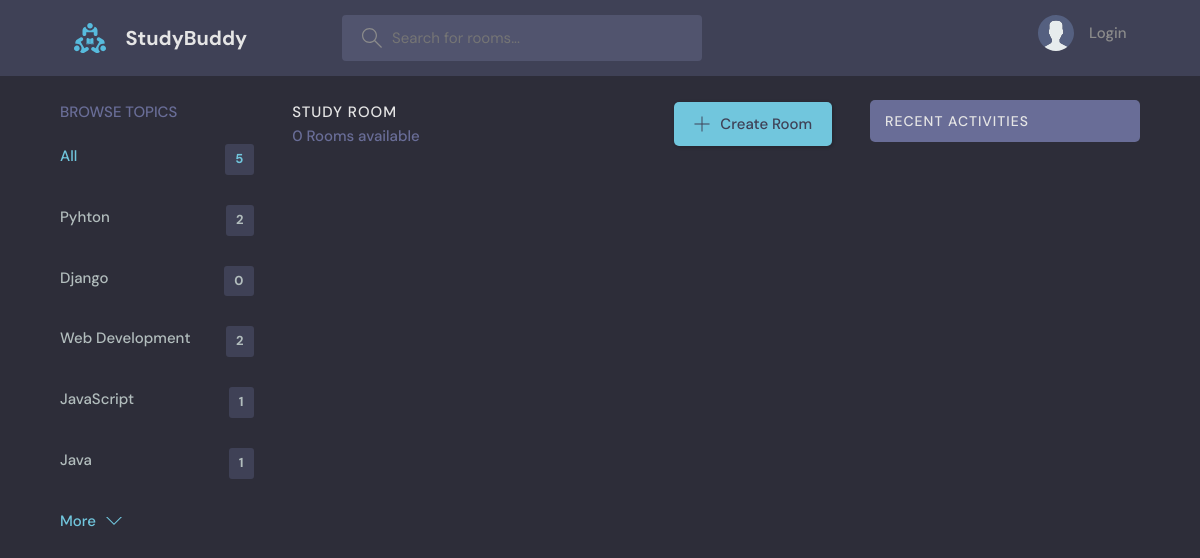
/?q=Python, run on an earlier commit of the app's database.
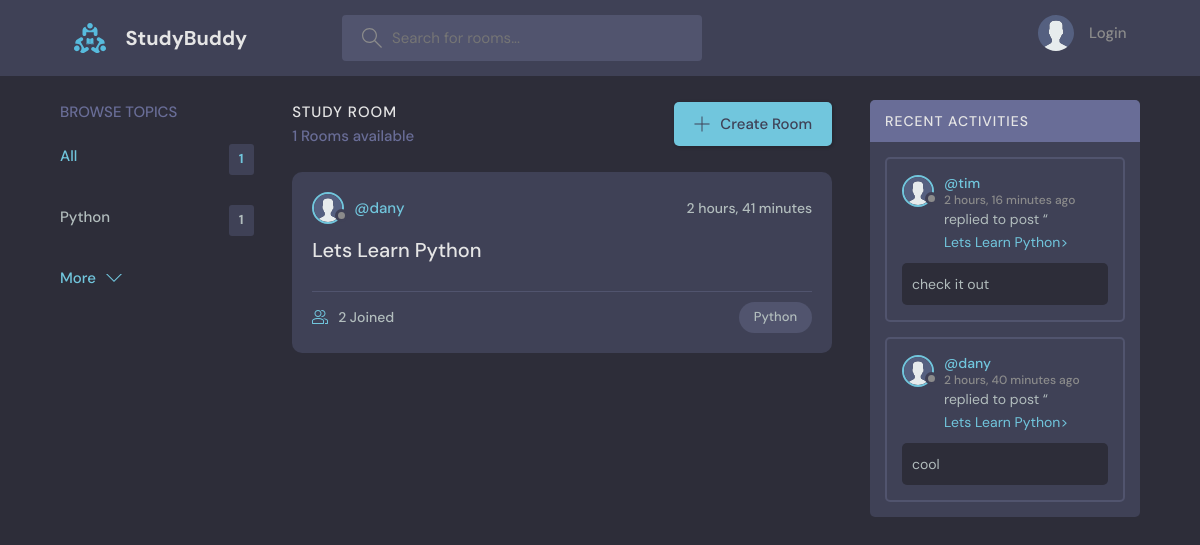
And on a later commit of the database.
### base/models.py (models this page shows, shortened)
class Topic(models.Model):
    name = models.CharField(max_length=200)

class Room(models.Model):
    host = models.ForeignKey(User, on_delete=models.SET_NULL, null=True)
    topic = models.ForeignKey(Topic, on_delete=models.SET_NULL, null=True)
    name = models.CharField(max_length=200)
    description = models.TextField(null=True, blank=True)
    participants = models.ManyToManyField(User, related_name='participants', blank=True)
    updated = models.DateTimeField(auto_now=True)
    created = models.DateTimeField(auto_now_add=True)
    class Meta:
        ordering = ['-updated', '-created']
    def __str__(self):
        return str(self.name)

class User(AbstractUser):
    name = models.CharField(max_length=200, null=True)
    email = models.EmailField(unique=True, null=True)
    bio = models.TextField(null=True)
    avatar = models.ImageField(null=True, default="avatar.svg")
    USERNAME_FIELD = 'email'
    REQUIRED_FIELDS = []

class Message(models.Model):
    user = models.ForeignKey(User, on_delete=models.CASCADE)
    room = models.ForeignKey(Room, on_delete=models.CASCADE)
    body = models.TextField()
    updated = models.DateTimeField(auto_now=True)
    created = models.DateTimeField(auto_now_add=True)
    class Meta:
        ordering = ['-updated', '-created']

### base/views.py (the view)
# urls.py: path('', views.home, name='home'),
def home(request):
    q = request.GET.get('q') if request.GET.get('q') != None else ''
    rooms = Room.objects.filter(
        Q(topic__name__icontains=q) |
        Q(name__icontains=q) |
        Q(description__icontains=q)
    )
    topics = Topic.objects.all()[0:5]
    room_count = rooms.count()
    room_messages = Message.objects.filter(Q(room__topic__name__icontains=q))
    context = {'rooms': rooms, 'topics': topics,
    'room_count': room_count, 'room_messages': room_messages}
    return render(request, 'base/home.html', context)

### base/templates/base/home.html (shortened to what this page needs)
{% extends "main.html" %}
{% block content %}
    <main class="layout layout--3">
      <div class="container">
        {% include 'base/topics_component.html' %}
        <div class="roomList">
          <div class="roomList__header">
            <div>
              <h2>Study Room</h2>
              <p>{{room_count}} Rooms available</p>
            </div>
            <a class="btn btn--main" href="{% url 'create-room' %}">
              <svg version="1.1" xmlns="http://www.w3.org/2000/svg" width="32" height="32" viewBox="0 0 32 32">
                <title>add</title>
                <path
                  d="M16.943 0.943h-1.885v14.115h-14.115v1.885h14.115v14.115h1.885v-14.115h14.115v-1.885h-14.115v-14.115z"
                ></path>
              </svg>
              Create Room
            </a>
          </div>
          {% include 'base/feed_component.html' %}
        </div>
         {% include 'base/activity_component.html'%}
      </div>
    </main>
 {% endblock %}

### base/templates/base/topics_component.html
<div class="topics">
    <div class="topics__header">
      <h2>Browse Topics</h2>
    </div>
    <ul class="topics__list">
      <li>
        <a href="{% url 'home' %}" class="active">All <span>{{topics.count}}</span></a>
      </li>
      {% for topic in topics %}
      <li>
        <a href="{% url 'home' %}?q={{topic.name}}">{{topic.name}} <span>{{topic.room_set.all.count}}</span></a>
      </li>
      {% endfor %}
    </ul>
    <a class="btn btn--link" href="{% url 'topics' %}">
      More
      <svg version="1.1" xmlns="http://www.w3.org/2000/svg" width="32" height="32" viewBox="0 0 32 32">
        <title>chevron-down</title>
        <path d="M16 21l-13-13h-3l16 16 16-16h-3l-13 13z"></path>
      </svg>
    </a>
</div>

### base/templates/base/feed_component.html (shortened to what this page needs)
{% for room in rooms %}
<div class="roomListRoom">
    <div class="roomListRoom__header">
      <a href="{%url 'user-profile' room.host.id%}" class="roomListRoom__author">
        <div class="avatar avatar--small">
          <img src="{{room.host.avatar.url}}" />
        </div>
        <span>@{{room.host.username}}</span>
      </a>
      <div class="roomListRoom__actions">
        <span>{{room.created|timesince}}</span>
      </div>
    </div>
    <div class="roomListRoom__content">
      <a href="{% url 'room' room.id %}">{{room.name}}</a>
    </div>
    <div class="roomListRoom__meta">
      <a href="{% url 'room' room.id %}" class="roomListRoom__joined">
        {{room.participants.all.count}} Joined
      </a>
      <p class="roomListRoom__topic">{{room.topic.name}}</p>
    </div>
</div>
{% endfor %}

### base/templates/base/activity_component.html (shortened to what this page needs)
<div class="activities">
    <div class="activities__header">
      <h2>Recent Activities</h2>
    </div>
    {% for message in room_messages %}
    <div class="activities__box">
      <div class="activities__boxHeader roomListRoom__header">
        <a href="{% url 'user-profile' message.user.id %}" class="roomListRoom__author">
          <div class="avatar avatar--small">
            <img src="{{message.user.avatar.url}}" />
          </div>
          <p>
            @{{message.user.username}}
            <span>{{message.created|timesince}} ago</span>
          </p>
        </a>
      </div>
      <div class="activities__boxContent">
        <p>replied to post “<a href="{% url 'room' message.room.id %}">{{message.room}}></a></p>
        <div class="activities__boxRoomContent">
            {{message.body}}
        </div>
      </div>
    </div>
    {% endfor %}
  </div>

What changed in the data, as far as the page shows it:
removed Topic: name "Django", room_set.all.count "0"
removed Topic: name "Web Development", room_set.all.count "2"
removed Topic: name "JavaScript", room_set.all.count "1"
removed Topic: name "Java", room_set.all.count "1"
changed Topic: name "Pyhton" → "Python"; room_set.all.count "2" → "1"
now on this page (row edited): Room: host.avatar (placeholder picture), host.username "dany", created "2 hours, 41 minutes", name "Lets Learn Python", participants.all.count "2", topic.name "Python"
now on this page (row edited): Message: user.avatar (placeholder picture), user.username "tim", created "2 hours, 16 minutes", room "Lets Learn Python", body "check it out"
added Message: user.avatar (placeholder picture), user.username "dany", created "2 hours, 40 minutes", room "Lets Learn Python", body "cool"
Also different on the page:
{{ topics.count }}: "5" → "1"
{{ room_count }}: "0" → "1"
